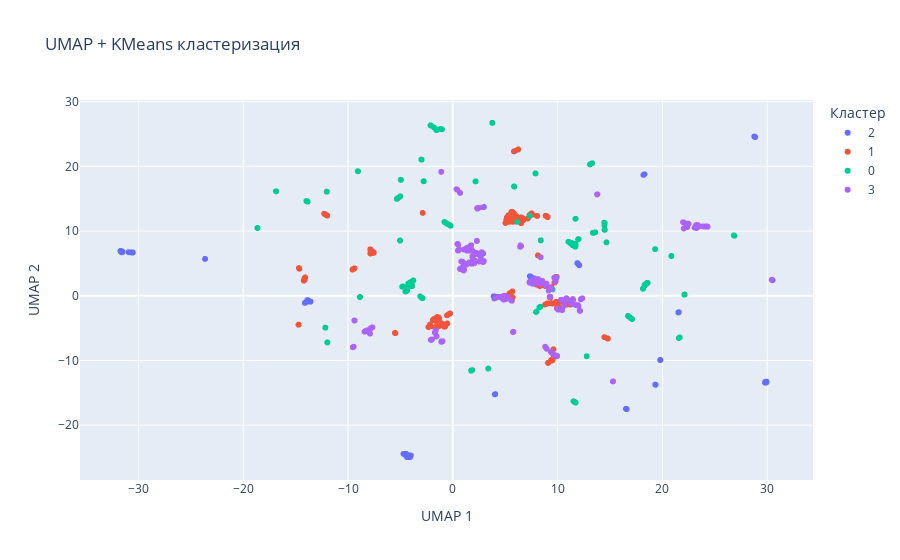

The code cell stored with this chart in its notebook:
### Code cell
metadata, embeddings = load_data()
visualize_umap_kmeans(embeddings, metadata)

### Figure 1 — Plotly figure (JSON) as saved in the notebook; plotly's stock layout.template omitted (floating-point values rounded to 4 significant figures; data arrays with more than 128 entries replaced by an {"elided": "..."} marker saying what was removed)
{"data": [{"customdata": {"elided": "616x3 mixed values"}, "hovertemplate": "<b>%{hovertext}</b><br><br>Кластер=2<br>x=%{x}<br>y=%{y}<br>brand=%{customdata[0]}<br>category=%{customdata[1]}<br>price=%{customdata[2]}<extra></extra>", "hovertext": {"elided": "616 str values"}, "legendgroup": "2", "marker": {"color": "#636efa", "symbol": "circle"}, "mode": "markers", "name": "2", "showlegend": true, "type": "scattergl", "x": {"elided": "616 float values"}, "xaxis": "x", "y": {"elided": "616 float values"}, "yaxis": "y"}, {"customdata": {"elided": "785x3 mixed values"}, "hovertemplate": "<b>%{hovertext}</b><br><br>Кластер=1<br>x=%{x}<br>y=%{y}<br>brand=%{customdata[0]}<br>category=%{customdata[1]}<br>price=%{customdata[2]}<extra></extra>", "hovertext": {"elided": "785 str values"}, "legendgroup": "1", "marker": {"color": "#EF553B", "symbol": "circle"}, "mode": "markers", "name": "1", "showlegend": true, "type": "scattergl", "x": {"elided": "785 float values"}, "xaxis": "x", "y": {"elided": "785 float values"}, "yaxis": "y"}, {"customdata": {"elided": "806x3 mixed values"}, "hovertemplate": "<b>%{hovertext}</b><br><br>Кластер=0<br>x=%{x}<br>y=%{y}<br>brand=%{customdata[0]}<br>category=%{customdata[1]}<br>price=%{customdata[2]}<extra></extra>", "hovertext": {"elided": "806 str values"}, "legendgroup": "0", "marker": {"color": "#00cc96", "symbol": "circle"}, "mode": "markers", "name": "0", "showlegend": true, "type": "scattergl", "x": {"elided": "806 float values"}, "xaxis": "x", "y": {"elided": "806 float values"}, "yaxis": "y"}, {"customdata": {"elided": "791x3 mixed values"}, "hovertemplate": "<b>%{hovertext}</b><br><br>Кластер=3<br>x=%{x}<br>y=%{y}<br>brand=%{customdata[0]}<br>category=%{customdata[1]}<br>price=%{customdata[2]}<extra></extra>", "hovertext": {"elided": "791 str values"}, "legendgroup": "3", "marker": {"color": "#ab63fa", "symbol": "circle"}, "mode": "markers", "name": "3", "showlegend": true, "type": "scattergl", "x": {"elided": "791 float values"}, "xaxis": "x", "y": {"elided": "791 float values"}, "yaxis": "y"}], "layout": {"legend": {"title": {"text": "Кластер"}, "tracegroupgap": 0}, "showlegend": true, "title": {"text": "UMAP + KMeans кластеризация"}, "xaxis": {"anchor": "y", "domain": [0, 1], "title": {"text": "UMAP 1"}}, "yaxis": {"anchor": "x", "domain": [0, 1], "title": {"text": "UMAP 2"}}}}
